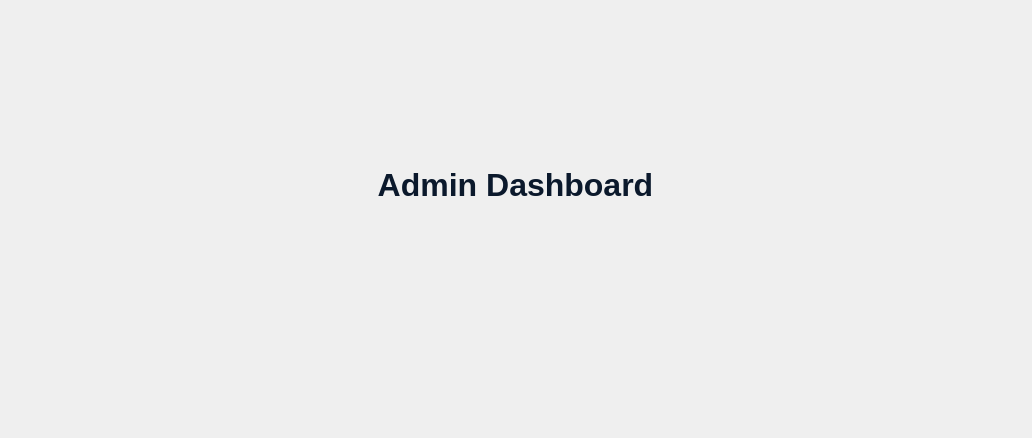
<?xml version="1.0" encoding="UTF-8"?>
<ui version="4.0">
 <class>admindashboard</class>
 <widget class="QDialog" name="admindashboard">
  <property name="geometry">
   <rect>
    <x>0</x>
    <y>0</y>
    <width>1032</width>
    <height>438</height>
   </rect>
  </property>
  <property name="windowTitle">
   <string/>
  </property>
  <property name="windowIcon">
   <iconset resource="src.qrc">
    <normaloff>:/new/prefix1/src/UserW.png</normaloff>
    <normalon>:/new/prefix1/src/UserW.png</normalon>:/new/prefix1/src/UserW.png</iconset>
  </property>
  <property name="styleSheet">
   <string notr="true"/>
  </property>
  <layout class="QHBoxLayout" name="horizontalLayout_2">
   <item>
    <layout class="QVBoxLayout" name="verticalLayout">
     <item>
      <widget class="QLabel" name="overviewLabel">
       <property name="font">
        <font>
         <strikeout>false</strikeout>
        </font>
       </property>
       <property name="styleSheet">
        <string notr="true">background : transparent ;</string>
       </property>
       <property name="text">
        <string>&lt;html&gt;&lt;head/&gt;&lt;body&gt;&lt;p align=&quot;center&quot;&gt;&lt;span style=&quot; font-size:24pt; font-weight:700; color:#0b192c;&quot;&gt;Admin Dashboard&lt;/span&gt;&lt;/p&gt;&lt;/body&gt;&lt;/html&gt;</string>
       </property>
       <property name="alignment">
        <set>Qt::AlignmentFlag::AlignCenter</set>
       </property>
      </widget>
     </item>
     <item>
      <layout class="QHBoxLayout" name="horizontalLayout">
       <item>
        <widget class="QPushButton" name="problemManagerButton">
         <property name="sizePolicy">
          <sizepolicy hsizetype="Fixed" vsizetype="Fixed">
           <horstretch>10</horstretch>
           <verstretch>10</verstretch>
          </sizepolicy>
         </property>
         <property name="minimumSize">
          <size>
           <width>247</width>
           <height>61</height>
          </size>
         </property>
         <property name="styleSheet">
          <string notr="true">
    border-radius: 35px; /* Rounded corners */
background-image: url(:/new/prefix1/src/ManageProblems2.png);
</string>
         </property>
         <property name="text">
          <string/>
         </property>
        </widget>
       </item>
       <item>
        <widget class="QPushButton" name="submissionMonitorButton">
         <property name="sizePolicy">
          <sizepolicy hsizetype="Fixed" vsizetype="Fixed">
           <horstretch>0</horstretch>
           <verstretch>0</verstretch>
          </sizepolicy>
         </property>
         <property name="minimumSize">
          <size>
           <width>247</width>
           <height>61</height>
          </size>
         </property>
         <property name="styleSheet">
          <string notr="true">
    border-radius: 35px; /* Rounded corners */
background-image: (:/new/prefix1/src/MonitorSubmissions.png);
</string>
         </property>
         <property name="text">
          <string/>
         </property>
        </widget>
       </item>
       <item>
        <widget class="QPushButton" name="userManagerButton">
         <property name="sizePolicy">
          <sizepolicy hsizetype="Fixed" vsizetype="Fixed">
           <horstretch>0</horstretch>
           <verstretch>0</verstretch>
          </sizepolicy>
         </property>
         <property name="minimumSize">
          <size>
           <width>247</width>
           <height>61</height>
          </size>
         </property>
         <property name="styleSheet">
          <string notr="true">
    border-radius: 35px; /* Rounded corners */
background-image: url(:/new/prefix1/src/ManageUsers.png);
</string>
         </property>
         <property name="text">
          <string/>
         </property>
        </widget>
       </item>
      </layout>
     </item>
    </layout>
   </item>
  </layout>
 </widget>
 <resources>
  <include location="src.qrc"/>
 </resources>
 <connections/>
</ui>
